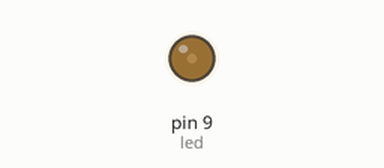
Recording of a sketch running on a simulated Arduino Uno, built with avr-gcc and run on an emulated ATmega328P. Shown: output pins drawn as LEDs (lit = HIGH).

Above: at 0.15 s.
At 0.8 s:
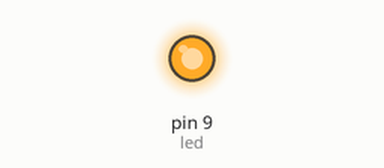
Timing chart, 0 to 2.3 s (numbered marks = the images above):
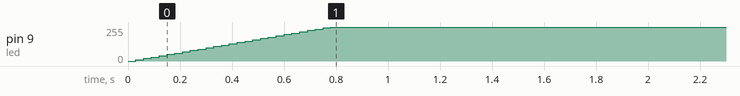

Measured:
- by itself, pin 9 (led): moves from 0/255 to 255/255 over 0.75 s

The sketch:

LEDFade.ino
```cpp
int led = 9;
int brightness = 0;
int fadeAmount = 10;

void setup() {
  // put your setup code here, to run once:
  pinMode(led, OUTPUT);
}

void loop() {
  // put your main code here, to run repeatedly:
  analogWrite(led, brightness);         // analogWrite allows us to output a value from 0 to 255.

  brightness = brightness + fadeAmount;

  if (brightness == 0 || brightness == 255) {
    fadeAmount = -fadeAmount;
  }
  delay(30);
}
```
